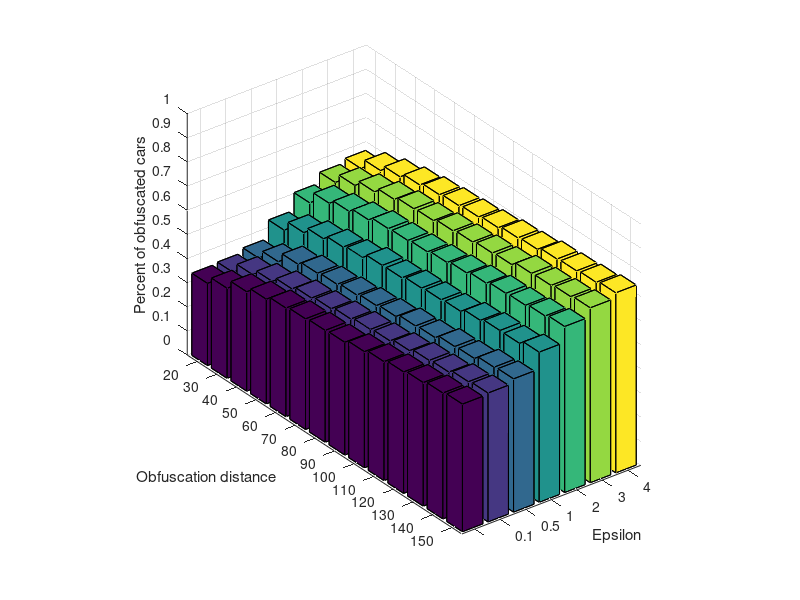

Recreate this plot in MATLAB. (Note: this script raises an error after producing the figure.)
clc
clear
dists=[20	30	40	50	60	70	80	90	100	110	120	130	140	150];
timePercentages=[0.25,0.5,0.75];
epsilon=[0.1,0.5,1,2,3,4,5];
load("resultWorkspace_Dist_TimePercent_Epsilon_Repeat_NumObfuscated_2.mat")
meanProtected=mean(resultsTotalIsolated,4);
figure(1)
clf
hold on
[X,Y]=meshgrid(dists,epsilon);
Z=1-(squeeze(meanProtected(:,3,:))/1696);
h=bar3(Z);
yticks(1:size(dists,2))
get(gca,"XTick")
%xlim([dists(1) dists(end)]);
set(gca, 'YTickLabel', dists);
ylabel("Obfuscation distance")
%ylim([epsilon(1) epsilon(end)]);
set(gca, 'XTickLabel', epsilon);
tempLabels=get(gca, 'XTickLabel');
xLabels=repmat('0.0',size(epsilon,2)+2,1);
for i=1:size(epsilon,2)
    xLabels(i+1,:)=tempLabels(i,:);
end
xLabels(1,1)=' ';
xLabels(1,2)=' ';
xLabels(1,3)=' ';
xLabels(size(epsilon,2)+2,1)=' ';
xLabels(size(epsilon,2)+2,2)=' ';
xLabels(size(epsilon,2)+2,3)=' ';
xlabel("Epsilon")
set(gca, 'XTickLabel', xLabels);
zlim([0,1])
zticks(0:0.1:1)
set(gca, 'ZTickLabel', 0:0.1:1);
zlabel("Percent of obfuscated cars")
grid on
ax = gca;
ax.XTickLabelMode = 'manual';
ax.YTickLabelMode = 'manual';
ax.ZTickLabelMode = 'manual';
ax.XTickMode = 'manual';
ax.YTickMode = 'manual';
ax.ZTickMode = 'manual';
% ax.XTickLabelRotationMode = 'manual';
% ax.YTickLabelRotationMode = 'manual';
% ax.ZTickLabelRotationMode = 'manual';

[X, Y] = meshgrid(1:size(epsilon,2), 1:size(dists,2));

labels = num2str(Z(:), '%0.2f');

% text((X(:)), (Y(:)), Z(:), labels, ...
%     'HorizontalAlignment', 'center', ...
%     'VerticalAlignment', 'bottom', 'BackgroundColor', 'w', 'FontName', 'Times New Roman');

ax.View=[-43.75,47.778132678132664];
ax.CameraPosition=[-28.195177513257306,-55.55910222851322,6.913354386837342];
set(gca,'FontName','Times New Roman');
set(gcf, 'Position', [2908,430,439,334])
exportgraphics(gcf, 'dist_epsilon_numObfuscate_timerPercent0.75.pdf','ContentType','vector')
